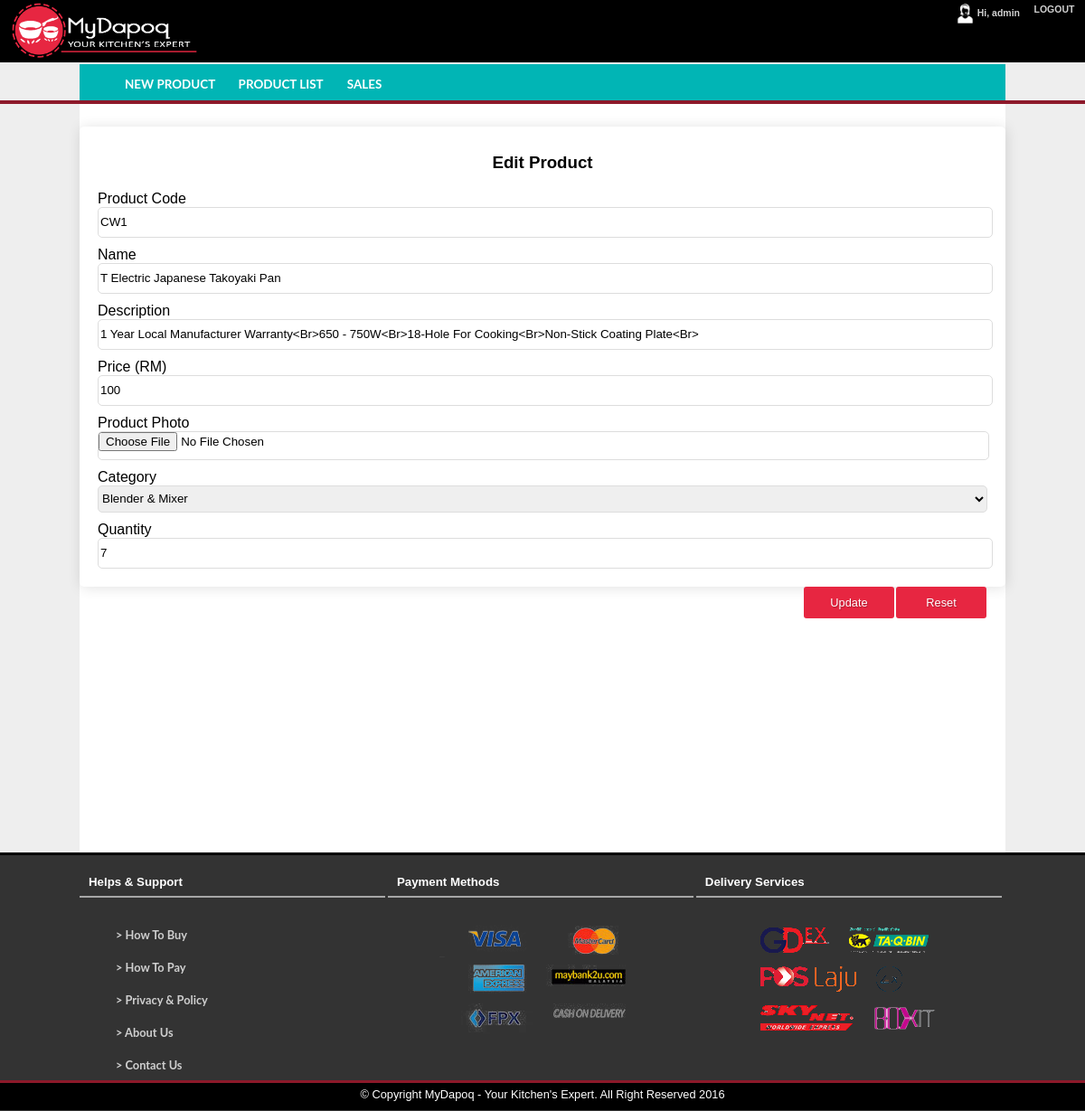
/product_update.php?id=1 (signed in), run on the app's committed database.
### tables this page shows
CREATE TABLE IF NOT EXISTS `products` (
  `id` int(11) NOT NULL,
  `product_code` varchar(10) NOT NULL,
  `product_name` varchar(100) NOT NULL,
  `product_description` text NOT NULL,
  `product_price` double NOT NULL,
  `product_photo` varchar(100) NOT NULL,
  `category` varchar(50) NOT NULL,
  `quantity` int(11) NOT NULL
);

### product_update.php (the view, shortened to what this page needs)
<?php
	include ('config.php');
	if(isset($_GET['id'])) {
		$id = $_GET['id'];
		$sql = "SELECT * FROM products WHERE id=$id";
		$result = mysqli_query($conn, $sql);
		$row = mysqli_fetch_assoc($result);
	}
	$query_category = 'SELECT * FROM category';
	$result_category = mysqli_query($conn, $query_category) or die (mysqli_error($conn));
?>
<!DOCTYPE html>
<html>
<head>
	<link href="css/style.css" rel="stylesheet" type="text/css">
</head>
<body>
<header>
<div class="nav-top">
	<a href="index.php"><img class="logo" src="images/logo.png"></a>
		<li><a class="admin-button" href="login.php">LOGOUT</a></li>
		<li><a class="admin-button"><img src="images\icon-user.png">Hi, <?php echo $_SESSION['username']; ?></a></li>
</div>
</header>
<nav>
	<?php include('nav-menu.php'); ?>
</nav>
<div class="container">
<div class="cart-view-table-back">
	<h3 align="center">Edit Product</h3>
	<form method="POST" action="product_list.php" enctype="multipart/form-data">
	<div class="form">
		<div class="input">
			<label>Product Code</label>
			<input name="product_code" id="product_code" value="<?= $row['product_code']?>">
		</div>
		<div class="input">
			<label>Name</label>
			<input name="product_name" id="product_name" value="<?= $row['product_name']?>">
		</div>
		<div class="input">
			<label>Description</label>
			<input name="product_description" id="product_description" value="<?= $row['product_description']?>">
		</div>
		<div class="input">
			<label>Price (RM)</label>
			<input name="product_price" id="product_price" value="<?= $row['product_price']?>">
		</div>
		<div class="input">
			<label>Product Photo</label>
			<input name="product_photo" type="file" id="product_photo" value="<?= $row['photo']?>">
		</div>
		<div class="input">
			<label>Category</label>
			<select name="category">
				<?php while ($rows = mysqli_fetch_assoc($result_category)) { ?>
				<option value="<?= $rows['id_category']; ?>"><?= $rows['category_name']; ?></option>
				<?php } ?>
			</select>
		</div>
		<div class="input">
			<label>Quantity</label>
			<input name="quantity" id="quantity" value="<?= $row['quantity']?>">
		</div>
		<div class="input">
			<button type="reset">Reset</button>
			<button type="submit">Update</button>
		</div>
	</div>
	</form>
	</div>
	</div>
<footer>
	<?php include('footer.php') ?>
</footer>
</body>
</html>

### css/style.css (style rules this page uses)
body { margin: 0; padding: 0; font-family: Helvetica; background-color: #eee; }
header { background-color: #eee; border-bottom: 4px solid #8d192a; height: 111px; }
.container { background-color: #fff; max-width: 1024px; min-height: 768px; margin: auto; padding-top: 15px; padding-bottom: 45px; }
.nav-top { background-color: #000; font-family: 'Oswald', sans-serif; font-size: 14px; height: 69px; margin: auto; text-decoration: none; list-style-type: none; z-index: 1000; }
.admin-button { min-width: 60px; border: none; padding: 4px; display: inline-block; text-align: center; text-decoration: none; color: #3d3d3d; height: 14px; border-radius: 5px; font-size: 0.75em; font-weight: bold; }
.nav-top img { width: 23px; margin-right: 2px; vertical-align: middle; }
.nav-top img.logo { margin-left: 10px; margin-top: 1px; width: 210px; }
.nav-top li { float: right; display: inline; vertical-align: middle; }
.nav-top li a { color: #d0d0d0; min-height: 21px; }
nav { background-color: #01B5B5; width: 1024px; height: 40px; margin-top: -63px; margin-right: auto; margin-left: auto; font-size: 1.2em; border-bottom: 4px solid #8d192a; }
button, .button { background: #e72641; min-width: 100px; border: none; padding: 10px; display: inline-block; text-align: center; cursor: pointer; text-decoration: none; color: #fff; min-height: 15px; text-shadow: 1px 1px 1px rgba(0, 0, 0, 0.25); border-radius: 3px; font-size: 0.8em; }
.cart-item-table, .cart-view-table-back { max-width: 100%; background-color: #fff; margin-top: 10px; margin-left: auto; margin-right: auto; padding: 2px; box-shadow: 1px 1px 15px rgba(0, 0, 0, 0.12); }
.cart-view-table-back { padding: 10px 20px 10px 20px; border-radius: 5px; }
.cart-view-table-back button { margin: 10px 1px; float: right; }
.form { margin-top: 20px; }
.form input { height: 30px; border-radius: 5px; border: 1px solid #ddd; width: 100%; text-transform: capitalize; }
.form label { display: block; }
.form select, option { height: 30px; border-radius: 5px; border: 1px solid #ddd; width: 100%; }
div.input { margin-bottom: 10px; }
footer { height: 283px; background-color: #333; border-top: 3px solid #000; }

### data on the page
products: product_code "CW1", product_name "T Electric Japanese Takoyaki Pan", product_description "1 Year Local Manufacturer Warranty<br>650 - 750W<br>18-hole for cooking<br>Non-stick coating plate<br>", product_price "100", quantity "7"

### other printed values
$_SESSION['username'] "admin"
form field category "Blender & Mixer"
